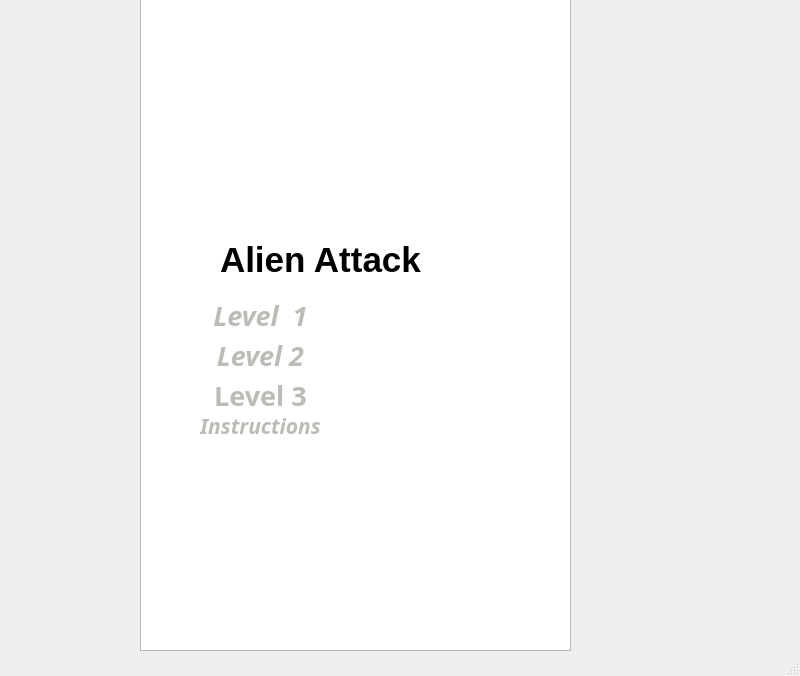
<?xml version="1.0" encoding="UTF-8"?>
<ui version="4.0">
 <class>menu</class>
 <widget class="QMainWindow" name="menu">
  <property name="geometry">
   <rect>
    <x>0</x>
    <y>0</y>
    <width>800</width>
    <height>676</height>
   </rect>
  </property>
  <property name="windowTitle">
   <string>MainWindow</string>
  </property>
  <widget class="QWidget" name="centralwidget">
   <widget class="QGraphicsView" name="graphicsView">
    <property name="geometry">
     <rect>
      <x>140</x>
      <y>-90</y>
      <width>431</width>
      <height>741</height>
     </rect>
    </property>
   </widget>
   <widget class="QLabel" name="label">
    <property name="geometry">
     <rect>
      <x>220</x>
      <y>230</y>
      <width>251</width>
      <height>61</height>
     </rect>
    </property>
    <property name="font">
     <font>
      <pointsize>13</pointsize>
     </font>
    </property>
    <property name="text">
     <string>&lt;html&gt;&lt;head/&gt;&lt;body&gt;&lt;p&gt;&lt;span style=&quot; font-size:26pt; font-weight:600;&quot;&gt;Alien Attack&lt;/span&gt;&lt;/p&gt;&lt;/body&gt;&lt;/html&gt;</string>
    </property>
   </widget>
   <widget class="QPushButton" name="pushButton">
    <property name="geometry">
     <rect>
      <x>200</x>
      <y>300</y>
      <width>121</width>
      <height>31</height>
     </rect>
    </property>
    <property name="font">
     <font>
      <family>Chilanka</family>
      <pointsize>20</pointsize>
      <weight>75</weight>
      <italic>true</italic>
      <bold>true</bold>
      <underline>false</underline>
      <strikeout>false</strikeout>
      <kerning>true</kerning>
     </font>
    </property>
    <property name="styleSheet">
     <string notr="true">#pushButton{
background-color: transparent
;color: rgb(186, 189, 182)
;border: default;
}
#pushButton::hover{
color: rgb(0, 255, 140)
;border: none;
}
#pushButton::pressed{
color: orange;
border: default;
}
</string>
    </property>
    <property name="text">
     <string>Level  1</string>
    </property>
   </widget>
   <widget class="QPushButton" name="pushButton_2">
    <property name="geometry">
     <rect>
      <x>210</x>
      <y>340</y>
      <width>101</width>
      <height>31</height>
     </rect>
    </property>
    <property name="font">
     <font>
      <family>Chilanka</family>
      <pointsize>20</pointsize>
      <weight>75</weight>
      <italic>true</italic>
      <bold>true</bold>
      <underline>false</underline>
      <strikeout>false</strikeout>
      <kerning>true</kerning>
     </font>
    </property>
    <property name="styleSheet">
     <string notr="true">#pushButton_2{
background-color: transparent
;color: rgb(186, 189, 182)
;border: default;
}
#pushButton_2::hover{
color: rgb(0, 255, 140)
;border: none;
}
#pushButton_2::pressed{
color: orange;
border: default;
}</string>
    </property>
    <property name="text">
     <string>Level 2</string>
    </property>
   </widget>
   <widget class="QPushButton" name="pushButton_3">
    <property name="geometry">
     <rect>
      <x>210</x>
      <y>380</y>
      <width>101</width>
      <height>31</height>
     </rect>
    </property>
    <property name="font">
     <font>
      <family>Chilanka</family>
      <pointsize>20</pointsize>
      <weight>75</weight>
      <bold>true</bold>
      <underline>false</underline>
      <strikeout>false</strikeout>
      <kerning>true</kerning>
     </font>
    </property>
    <property name="styleSheet">
     <string notr="true">#pushButton_3{
background-color: transparent
;color: rgb(186, 189, 182)
;border: default;
}
#pushButton_3::hover{
color: rgb(0, 255, 140)
;border: none;
}
#pushButton_3::pressed{
color: orange;
border: default;
}</string>
    </property>
    <property name="text">
     <string>Level 3</string>
    </property>
   </widget>
   <widget class="QLabel" name="labelMenu">
    <property name="geometry">
     <rect>
      <x>140</x>
      <y>30</y>
      <width>431</width>
      <height>621</height>
     </rect>
    </property>
    <property name="text">
     <string>TextLabel</string>
    </property>
   </widget>
   <widget class="QPushButton" name="pushButton_4">
    <property name="geometry">
     <rect>
      <x>200</x>
      <y>410</y>
      <width>121</width>
      <height>31</height>
     </rect>
    </property>
    <property name="font">
     <font>
      <family>Chilanka</family>
      <pointsize>16</pointsize>
      <weight>75</weight>
      <italic>true</italic>
      <bold>true</bold>
     </font>
    </property>
    <property name="styleSheet">
     <string notr="true">#pushButton_4{
background-color: transparent
;color: rgb(186, 189, 182)
;border: default;
}
#pushButton_4::hover{
color: rgb(0, 255, 140)
;border: none;
}
#pushButton_4::pressed{
color: orange;
border: default;
}</string>
    </property>
    <property name="text">
     <string>Instructions</string>
    </property>
   </widget>
   <zorder>labelMenu</zorder>
   <zorder>graphicsView</zorder>
   <zorder>label</zorder>
   <zorder>pushButton</zorder>
   <zorder>pushButton_2</zorder>
   <zorder>pushButton_3</zorder>
   <zorder>pushButton_4</zorder>
  </widget>
  <widget class="QMenuBar" name="menubar">
   <property name="geometry">
    <rect>
     <x>0</x>
     <y>0</y>
     <width>800</width>
     <height>22</height>
    </rect>
   </property>
  </widget>
  <widget class="QStatusBar" name="statusbar"/>
 </widget>
 <resources/>
 <connections/>
</ui>
